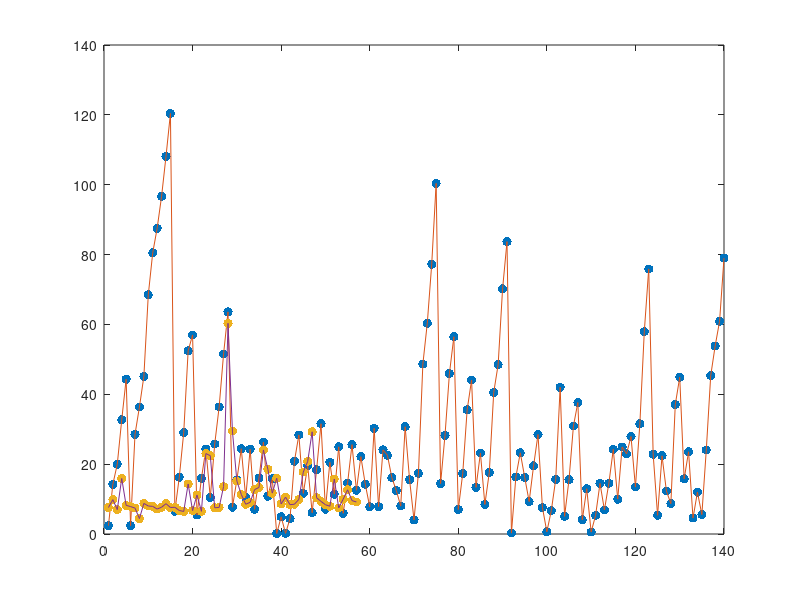

Source code (MATLAB):
%% DATA ANALYSIS

clc
clear all
close all

% read the data file
fid = fopen('tasks.txt');
data = textscan( fid, '%f%f%f%f%f%f%s', 'delimiter', {' ',';'});
fclose(fid);

userID = [ data{2} ];
taskID = [ data{3} ];
taskNum = [ data{4} ];
clicks = [ data{5} ];
taskTime = [ data{6} ];

% MYO = 1  |  PHONE = 0
device = [ double( strcmp( data{7}, 'myo' )) ];

myoIdx = find( device==1 );
phoIdx = find( device==0 );

% add average unlock time at phone.
unlockTime = 3;
taskTime( phoIdx) = taskTime( phoIdx) + unlockTime;

% add 2 clicks for unlock/lock at phone.
clicks( phoIdx) = clicks( phoIdx) + 2;

% divide myo and phone data
myo_userID = userID( myoIdx);
myo_taskID = taskID( myoIdx);
myo_clicks = clicks( myoIdx);
myo_taskTime = taskTime( myoIdx);

pho_userID = userID( phoIdx);
pho_taskID = taskID( phoIdx);
pho_clicks = clicks( phoIdx);
pho_taskTime = taskTime( phoIdx);


%% PLOT TASK TIME (MYO & PHONE)

% NOTE: we can make the average time for each task on the myo and for each
% task on the phone, and plot them. The same for number of clicks.

figure(1)
plot( myo_taskTime, '.', 'MarkerSize', 20);
hold on
plot( myo_taskTime);
hold on
plot( pho_taskTime, '.', 'MarkerSize', 20);
hold on
plot( pho_taskTime);